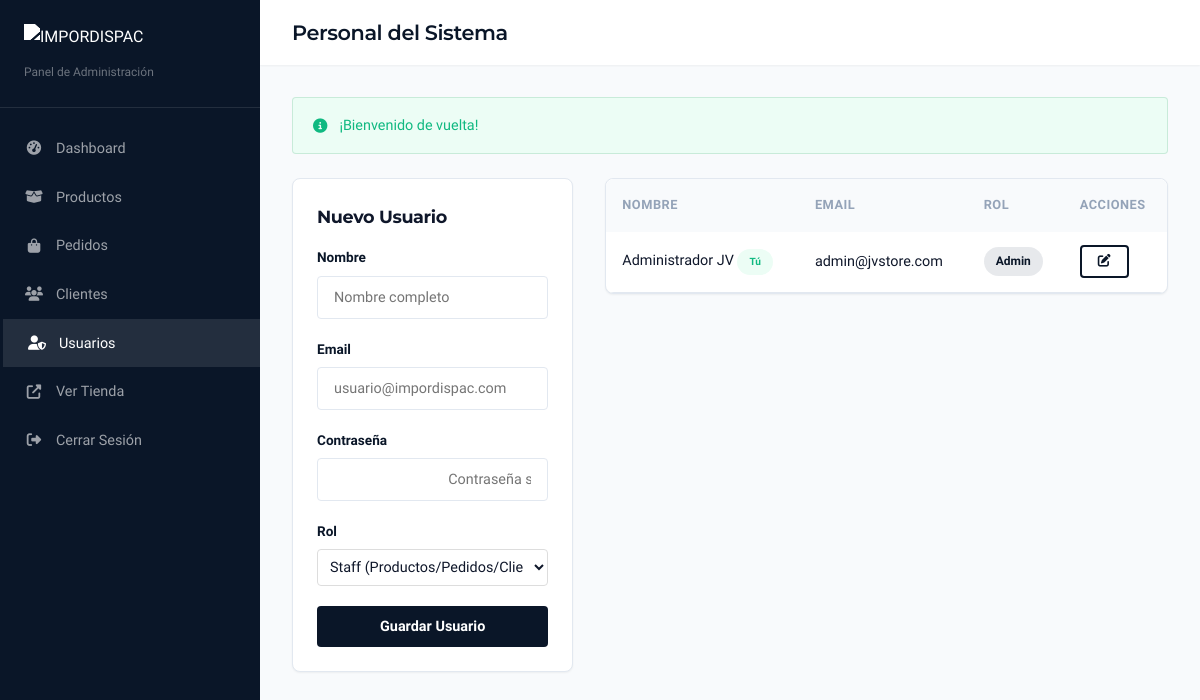
The app's page /admin/usuarios.php (signed in) with its own data.
### tables this page shows
CREATE TABLE IF NOT EXISTS `usuarios` (
    `id`         INT(11) NOT NULL AUTO_INCREMENT,
    `nombre`     VARCHAR(100) NOT NULL,
    `email`      VARCHAR(100) NOT NULL UNIQUE,
    `password`   VARCHAR(255) NOT NULL,
    `rol`        ENUM('admin','staff') DEFAULT 'admin',
    `avatar`     VARCHAR(255) DEFAULT NULL,
    `activo`     TINYINT(1) DEFAULT 1,
    `created_at` TIMESTAMP DEFAULT CURRENT_TIMESTAMP,
    PRIMARY KEY (`id`)
);

### includes/helpers.php (called while the page is built, shortened)
<?php
function sanitize($data)
{
    return htmlspecialchars(trim($data), ENT_QUOTES, 'UTF-8');
}
function getFlash()
{
    if (isset($_SESSION['flash'])) {
        $flash = $_SESSION['flash'];
        return $flash;
    }
    return null;
}

### includes/auth.php (called while the page is built, shortened)
<?php
require_once __DIR__ . '/helpers.php';
function isLoggedIn()
{
    return isset($_SESSION['usuario_id']);
}
function getCurrentUser()
{
    return [
        'id' => $_SESSION['usuario_id'],
        'nombre' => $_SESSION['usuario_nombre'],
        'email' => $_SESSION['usuario_email'],
        'rol' => $_SESSION['usuario_rol'],
        'avatar' => $_SESSION['usuario_avatar'] ?? null,
        'tabla' => $_SESSION['usuario_tabla'] ?? 'usuarios'
    ];
}

### admin/usuarios.php (the view, shortened to what this page needs)
<?php
require_once __DIR__ . '/../includes/auth.php';
require_once __DIR__ . '/../includes/helpers.php';
$db = getDB();
$action = $_GET['action'] ?? 'list';
$usuario = null;
$usuarios = $db->query("SELECT * FROM usuarios WHERE rol IN ('admin', 'staff') ORDER BY rol, nombre")->fetchAll();
$flash = getFlash();
?>
<!DOCTYPE html>
<html lang="es">
<head>
    <link rel="stylesheet" href="https://cdnjs.cloudflare.com/ajax/libs/font-awesome/6.4.0/css/all.min.css">
    <link rel="stylesheet" href="<?= BASE_URL ?>css/style.css">
    <link rel="stylesheet" href="<?= BASE_URL ?>css/components.css">
    <link rel="stylesheet" href="<?= BASE_URL ?>css/layout.css">
</head>
<body>
    <div class="admin-layout">
        <?php require_once __DIR__ . '/includes/sidebar.php'; ?>
        <div class="admin-main">
            <div class="admin-topbar">
                <h2>
                    <?= $action === 'edit' ? 'Editar Usuario' : 'Personal del Sistema' ?>
                </h2>
            </div>
            <div class="admin-content">
                <?php if ($flash): ?>
                    <div class="alert alert-<?= $flash['type'] ?>"><i class="fas fa-info-circle"></i>
                        <?= $flash['message'] ?>
                    </div>
                <?php endif; ?>
                <div style="display:grid;grid-template-columns: 1fr 2fr;gap:2rem;align-items:start;">
                    <div class="card" style="padding:1.5rem;">
                        <h3 style="margin-top:0;margin-bottom:1rem;font-size:1.1rem;">
                            <?= $usuario ? 'Editar Usuario' : 'Nuevo Usuario' ?>
                        </h3>
                        <form method="POST">
                            <div class="form-group">
                                <label>Nombre</label>
                                <input type="text" name="nombre" required
                                    value="<?= sanitize($usuario['nombre'] ?? '') ?>" placeholder="Nombre completo">
                            </div>
                            <div class="form-group">
                                <label>Email</label>
                                <input type="email" name="email" required
                                    value="<?= sanitize($usuario['email'] ?? '') ?>"
                                    placeholder="usuario@impordispac.com">
                            </div>
                            <div class="form-group">
                                <label>Contraseña</label>
                                <input type="password" name="password" <?= $usuario ? '' : 'required' ?> placeholder="
                                <?= $usuario ? 'Dejar en blanco para mantener' : 'Contraseña segura' ?>">
                            </div>
                            <div class="form-group">
                                <label>Rol</label>
                                <select name="rol" required
                                    style="width:100%;padding:0.5rem;border:1px solid #ddd;border-radius:4px;">
                                    <option value="staff" <?= ($usuario['rol'] ?? '') === 'staff' ? 'selected' : '' ?>
                                        >Staff (Productos/Pedidos/Clientes)</option>
                                </select>
                            </div>
                            <button type="submit" class="btn btn-primary btn-block">Guardar Usuario</button>
                        </form>
                    </div>
                    <div class="card" style="padding:0;">
                        <table class="admin-table">
                            <thead>
                                <tr>
                                    <th>Nombre</th>
                                    <th>Email</th>
                                    <th>Rol</th>
                                    <th>Acciones</th>
                                </tr>
                            </thead>
                            <tbody>
                                <?php foreach ($usuarios as $u): ?>
                                    <tr>
                                        <td>
                                            <?= sanitize($u['nombre']) ?>
                                            <?php if ($u['id'] == getCurrentUser()['id']): ?>
                                                <span class="badge badge-success" style="font-size:0.7em;">Tú</span>
                                            <?php endif; ?>
                                        </td>
                                        <td>
                                            <?= sanitize($u['email']) ?>
                                        </td>
                                        <td>
                                            <?php if ($u['rol'] === 'admin'): ?>
                                                <span class="badge badge-primary">Admin</span>
                                            <?php else: ?>
                                                <span class="badge badge-secondary">Staff</span>
                                            <?php endif; ?>
                                        </td>
                                        <td>
                                            <div class="actions">
                                                <a href="?action=edit&id=<?= $u['id'] ?>" class="btn btn-outline btn-sm"
                                                    title="Editar"><i class="fas fa-edit"></i></a>
                                            </div>
                                        </td>
                                    </tr>
                                <?php endforeach; ?>
                            </tbody>
                        </table>
                    </div>
                </div>
            </div>
        </div>
    </div>
</body>
</html>

### css/style.css (style rules this page uses)
:root { --azul-profundo: #0a1628; --azul-medio: #112240; --azul-claro: #1d3557; --azul-hover: #061122; --azul-accent: #2563eb; --gris-acero: #64748b; --gris-medio: #94a3b8; --gris-claro: #e2e8f0; --gris-bg: #f8fafc; --blanco: #ffffff; --negro: #0f172a; --acento: #0a1628; --acento-secundario: #f59e0b; --acento-hover: #061122; --exito: #10b981; --exito-bg: #ecfdf5; --warning: #f59e0b; --warning-bg: #fffbeb; --danger: #ef4444; --danger-bg: #fef2f2; --info: #3b82f6; --info-bg: #eff6ff; --font-heading: 'Montserrat', sans-serif; --font-body: 'Plus Jakarta Sans', sans-serif; --shadow-sm: 0 1px 2px rgba(0, 0, 0, 0.05); --shadow-md: 0 4px 6px -1px rgba(0, 0, 0, 0.07); --shadow-lg: 0 10px 15px -3px rgba(0, 0, 0, 0.08); --shadow-card: 0 1px 3px rgba(0, 0, 0, 0.06); --radius-sm: 4px; --radius-md: 8px; --radius-lg: 12px; --radius-pill: 50px; --radius-full: 50px; --transition: all 0.2s ease; }
*, *::before, *::after { margin: 0; padding: 0; box-sizing: border-box; }
html { scroll-behavior: smooth; font-size: 16px; }
body { font-family: var(--font-body); color: var(--negro); background: var(--gris-bg); line-height: 1.6; overflow-x: hidden; -webkit-font-smoothing: antialiased; font-weight: 400; }
h1, h2, h3, h4, h5, h6 { font-family: var(--font-heading); letter-spacing: -0.02em; font-weight: 700; color: var(--negro); }
a { text-decoration: none; color: inherit; transition: var(--transition); }
button, input, textarea, select { font-family: inherit; font-size: inherit; }

### css/components.css (style rules this page uses)
.btn { display: inline-flex; align-items: center; justify-content: center; gap: .5rem; padding: .75rem 1.75rem; border-radius: var(--radius-sm); font-weight: 600; font-size: .9rem; border: none; cursor: pointer; transition: var(--transition); text-align: center; text-decoration: none; }
.btn-primary { background: var(--azul-profundo); color: var(--blanco); }
.btn-outline { background: transparent; color: var(--azul-profundo); border: 2px solid var(--azul-profundo); }
.btn-sm { padding: .5rem 1rem; font-size: .8rem; }
.btn-block { width: 100%; }
.card { background: var(--blanco); border-radius: var(--radius-md); overflow: hidden; box-shadow: var(--shadow-sm); transition: var(--transition); border: 1px solid var(--gris-claro); }

### css/layout.css (style rules this page uses)
.form-group { margin-bottom: 1.25rem }
.form-group label { display: block; font-size: .85rem; font-weight: 600; color: var(--azul-profundo); margin-bottom: .4rem }
.form-group input, .form-group textarea, .form-group select { width: 100%; padding: .75rem 1rem; border: 1.5px solid var(--gris-claro); border-radius: var(--radius-sm); font-size: .9rem; color: var(--negro); background: var(--blanco); outline: none; transition: var(--transition) }
.badge { display: inline-flex; align-items: center; padding: .3rem .75rem; border-radius: var(--radius-full); font-size: .75rem; font-weight: 600 }
.badge-success { background: var(--exito-bg); color: var(--exito) }
.badge-primary { background: rgba(26, 39, 68, .1); color: var(--azul-profundo) }
.alert { padding: 1rem 1.25rem; border-radius: var(--radius-sm); margin-bottom: 1.5rem; font-size: .9rem; display: flex; align-items: center; gap: .75rem }
.alert-success { background: var(--exito-bg); color: var(--exito); border: 1px solid rgba(56, 161, 105, .2) }
.admin-layout { display: flex; min-height: 100vh }
.admin-main { flex: 1; margin-left: 260px; background: var(--gris-bg); min-height: 100vh }
.admin-topbar { background: var(--blanco); padding: 1rem 2rem; display: flex; justify-content: space-between; align-items: center; box-shadow: var(--shadow-sm); position: sticky; top: 0; z-index: 50 }
.admin-topbar h2 { font-size: 1.3rem; font-weight: 600; color: var(--azul-profundo) }
.admin-content { padding: 2rem }
.admin-table { width: 100%; border-collapse: collapse; background: var(--blanco); border-radius: var(--radius-md); overflow: hidden; box-shadow: var(--shadow-card) }
.admin-table thead { background: var(--gris-bg) }
.admin-table th { padding: 1rem; text-align: left; font-size: .8rem; font-weight: 600; color: var(--gris-medio); text-transform: uppercase; letter-spacing: .5px }
.admin-table td { padding: .85rem 1rem; border-bottom: 1px solid var(--gris-claro); font-size: .9rem; vertical-align: middle }
.admin-table .actions { display: flex; gap: .5rem }

### records on screen
usuarios: nombre "Administrador JV", shows "Tú", email "admin@jvstore.com", rol "Admin"

### other values on screen
$flash['message'] "¡Bienvenido de vuelta!"
